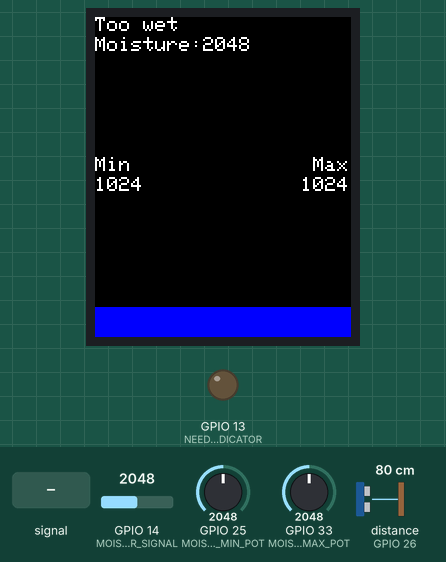
Recording of a sketch running on a simulated ESP32. On the bench: 128×160 colour display, output pins drawn as LEDs (lit = HIGH). The inputs (shaded band) are chosen by the test bench; at power-on: distance to the obstacle (sensor on GPIO 26) 80 cm, GPIO 25 (MOISTURE_MIN_POT) = 2048, GPIO 33 (MOISTURE_MAX_POT) = 2048, GPIO 14 (MOISTURE_SENSOR_SIGNAL) = 2048. The echo pulse lasts 58.3 µs per cm; pins used as bus, display or sensor lines are not drawn; what the sketch prints to the serial monitor is not drawn.

Above: at 2.3 s.
2.4 s: GPIO 14 (MOISTURE_SENSOR_SIGNAL) fed a 50 Hz sine of ±1228 counts around its level
At 3.4 s:
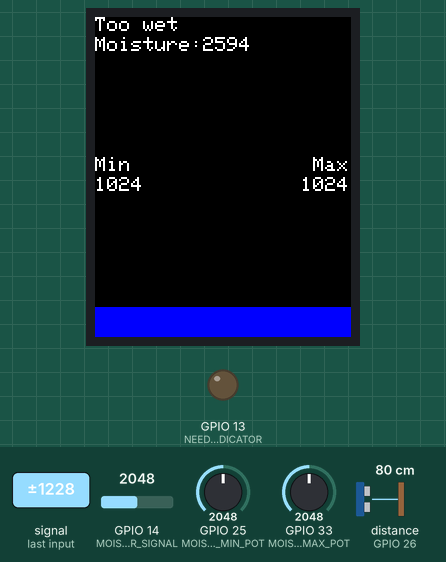
5.6 s: distance to the obstacle (sensor on GPIO 26) set to 96 cm
At 6.4 s:
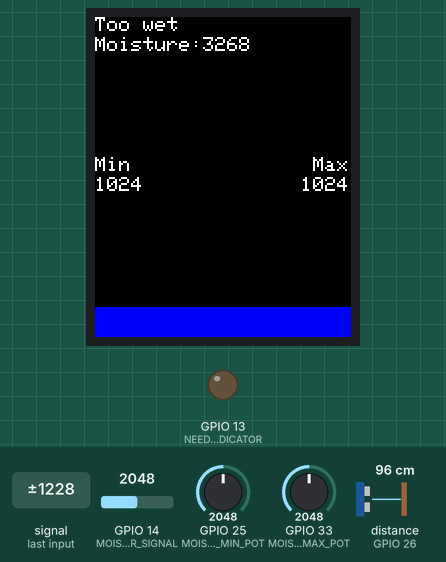
8.0 s: distance to the obstacle (sensor on GPIO 26) set to 104 cm
At 8.8 s:
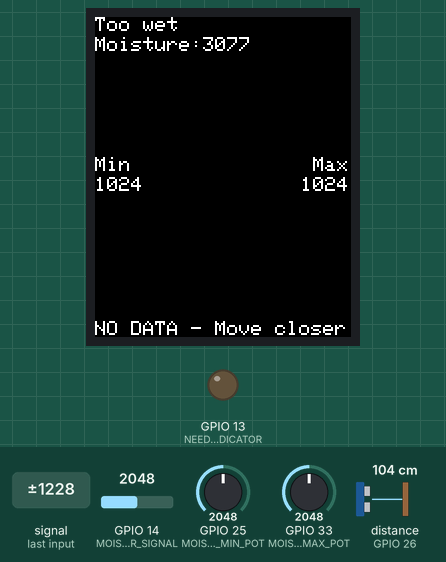
9.7 s: GPIO 25 (MOISTURE_MIN_POT) set to 2866
At 10.0 s:
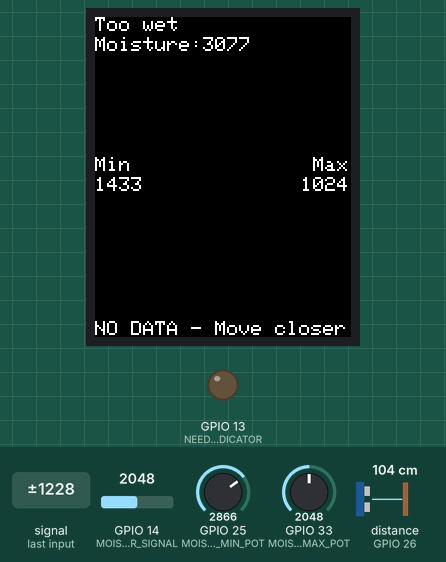
11.2 s: GPIO 33 (MOISTURE_MAX_POT) set to 2866
At 12.4 s:
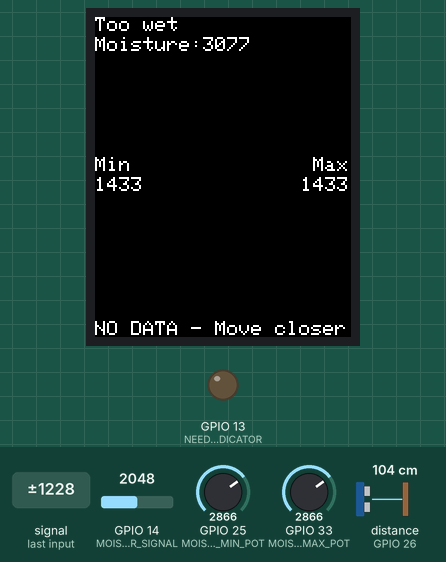
12.7 s: distance to the obstacle (sensor on GPIO 26) set to 18 cm
At 14.5 s:
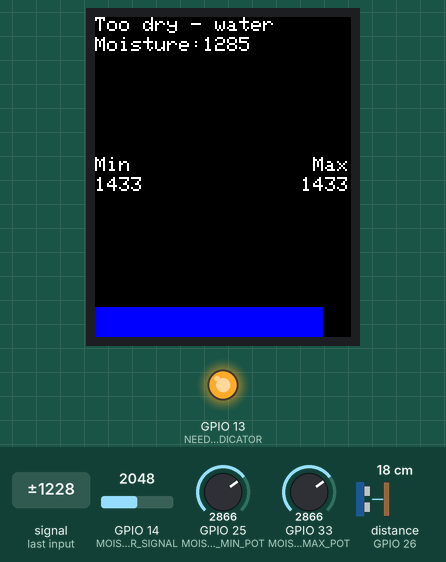
Timing chart, 0 to 16.0 s (numbered marks = the images above; inputs shaded):
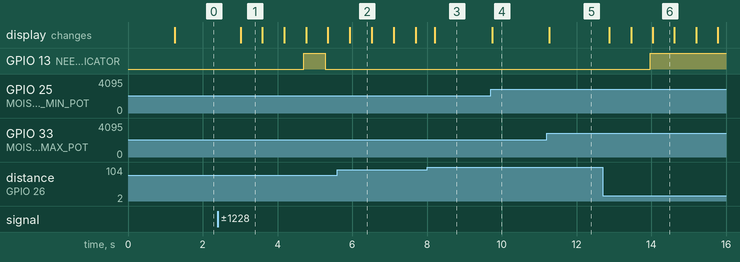

Measured:
- the behaviour switches between 99 and 100 cm on distance to the obstacle (sensor on GPIO 26) (found by bisection; images 2 and 3)
- after the input at 2.4 s, GPIO 13 (NEEDS_WATERING_INDICATOR): LOW → HIGH after 2.3 s, → LOW 0.58 s later; the display: changes after 0.61 s (image 1)
- after the input at 5.6 s, GPIO 13 (NEEDS_WATERING_INDICATOR): stays LOW (without the input it goes to HIGH after 1.4 s)
- after the input at 8.0 s, GPIO 13 (NEEDS_WATERING_INDICATOR): stays LOW (without the input it goes to HIGH after 0.80 s); the display: changes after 0.20 s (image 3)
- after the input at 9.7 s, the display: changes at once (image 4)
- after the input at 11.2 s, the display: changes after 0.07 s (image 5)
- after the input at 12.7 s, GPIO 13 (NEEDS_WATERING_INDICATOR): LOW → HIGH after 1.3 s; the display: first changes after 0.18 s (image 6 shows a later state)

The sketch:

13dts_project.ino
```cpp
// Libraries
#include <HCSR04.h>
#include <Adafruit_GFX.h>
#include <Adafruit_ST7735.h>
#include <SPI.h>


// Pins
// Moisture
const int MOISTURE_SENSOR_SIGNAL = 14;
const int MOISTURE_SENSOR_POWER = 12;
// LED
const int NEEDS_WATERING_INDICATOR = 13;
// Ultrasonic
const int ULTRASONIC_TRIGGER = 27;
const int ULTRASONIC_ECHO = 26;
// Potentiomiters
const int MOISTURE_MAX_POT = 33;
const int MOISTURE_MIN_POT = 25;
// LCD
const int TFT_CS = 19;
const int TFT_RST = 5;
const int TFT_DC = 18;
const int TFT_SCLK = 16;
const int TFT_MOSI = 17;

// Constants
const int DISTANCE_THRESHOLD = 100;
const float POTENTIOMITER_CHANGE_NOT_COUNT_THRESHOLD = 0.75;
const int GRAPH_LINE_HEIGHT = 15;
const int POTENTIOMITER_DIVISOR = 2;

// Variables
volatile int moisture = 0;        // Moisture sensor
volatile float distance = 0;      // Ultrasonic sensor
volatile int moisture_max = 200;  // Potentiomiter
volatile int moisture_min = 0;    // Potentiomiter
volatile bool potentiomiters_changing = false;

// Inititalise libraries
// Ultrasonic
UltraSonicDistanceSensor distanceSensor(ULTRASONIC_TRIGGER, ULTRASONIC_ECHO);
// LCD
Adafruit_ST7735 tft = Adafruit_ST7735(TFT_CS, TFT_DC, TFT_MOSI, TFT_SCLK, TFT_RST);


void setup() {
  // For debugging
  Serial.begin(9600);

  // Setup pins
  pinMode(MOISTURE_SENSOR_POWER, OUTPUT);
  pinMode(MOISTURE_SENSOR_SIGNAL, INPUT);

  pinMode(NEEDS_WATERING_INDICATOR, OUTPUT);

  pinMode(MOISTURE_MIN_POT, INPUT);
  pinMode(MOISTURE_MAX_POT, INPUT);


  // Setup LCD
  tft.initR(INITR_BLACKTAB);
  tft.setTextColor(ST7735_WHITE);
  tft.fillScreen(ST7735_BLACK);
  tft.print(F("Started!"));

  delay(1000);
}

bool is_pot_change_over_threshold(int a, int b) {
  return abs(a - b) > POTENTIOMITER_CHANGE_NOT_COUNT_THRESHOLD;
}

void loop() {
  // Check potentiomiter values
  int _moisture_min = analogRead(MOISTURE_MIN_POT) / POTENTIOMITER_DIVISOR;
  int _moisture_max = analogRead(MOISTURE_MAX_POT) / POTENTIOMITER_DIVISOR;
  if (abs(_moisture_min - moisture_min) > POTENTIOMITER_CHANGE_NOT_COUNT_THRESHOLD) {
    moisture_min = _moisture_min;
  }
  if (abs(_moisture_max - moisture_max) > POTENTIOMITER_CHANGE_NOT_COUNT_THRESHOLD) {
    moisture_max = _moisture_max;
  }

  // Check distance on ultrasonic
  distance = distanceSensor.measureDistanceCm();
  Serial.println("Distance:" + String(distance));

  // Check threshold before measing soil mostire to slow corrosion.
  if (distance > 0 && distance < DISTANCE_THRESHOLD) {

    // Turn on the soil moisture sensor
    digitalWrite(MOISTURE_SENSOR_POWER, HIGH);
    // Wait for 10 millisecond(s)
    delay(10);
    moisture = analogRead(MOISTURE_SENSOR_SIGNAL);
    Serial.println("Moisture:" + String(moisture));

    // Turn off the sensor to reduce metal corrosion over time
    digitalWrite(MOISTURE_SENSOR_POWER, LOW);

    // Display message on LCD
    tft.setCursor(0, 0);
    // Characters are 7 pixels high
    tft.fillRect(0, 0, tft.width(), 20, ST7735_BLACK);
    if (moisture < moisture_min) {
      // LED indicator
      digitalWrite(NEEDS_WATERING_INDICATOR, HIGH);

      // Print to LCD. `F()` macro makes the string get stored in flash memory rather than RAM.
      tft.print(F("Too dry - water"));

    } else if (moisture > moisture_max) {
      // LED indicator
      digitalWrite(NEEDS_WATERING_INDICATOR, LOW);

      // Print to LCD. `F()` macro makes the string get stored in flash memory rather than RAM.
      tft.print(F("Too wet"));

    } else {
      // LED
      digitalWrite(NEEDS_WATERING_INDICATOR, LOW);

      // Print to LCD. `F()` macro makes the string get stored in flash memory rather than RAM.
      tft.print(F("Wetness OK"));
    }

    // Display moisture
    tft.setCursor(0, 10);
    tft.print("Moisture:" + String(moisture));

    // Draw the line graph
    if (moisture_max <= 0) {
      // If the threshold is 0, just don't draw any line
      tft.fillRect(0, tft.height() - GRAPH_LINE_HEIGHT, tft.width(), GRAPH_LINE_HEIGHT, ST7735_BLACK);
    } else {
      // Otherwise, calcualte stuff

      Serial.println("Moisture_total:" + String(moisture + moisture_min));
      Serial.println("Moisture_min:" + String(moisture_min));
      Serial.println("Moisture_max:" + String(moisture_max));
      float moisture_target = (moisture_max + moisture_min) / 2;
      float moisture_percentage = ((moisture * 100) / moisture_target);
      Serial.println("Moisture_percent:" + String(moisture_percentage));
      int pixels_wide = (tft.width() * moisture_percentage) / 100;
      Serial.println("Moisture_percent:" + String(pixels_wide));


      tft.fillRect(0, tft.height() - GRAPH_LINE_HEIGHT, pixels_wide, GRAPH_LINE_HEIGHT, ST7735_BLUE);
      // Fill in the old area with black
      tft.fillRect(pixels_wide, tft.height() - GRAPH_LINE_HEIGHT, tft.width(), GRAPH_LINE_HEIGHT, ST7735_BLACK);
    }
  } else {
    // turn off the LED
    digitalWrite(NEEDS_WATERING_INDICATOR, LOW);

    // Turn off the LCD message
    tft.fillRect(0, tft.height() - 20, tft.width(), 20, ST7735_BLACK);
    tft.setCursor(0, tft.height() - 8);
    tft.print(F("NO DATA - Move closer"));
  }

  int potentiomiter_height = int(tft.height() / 2);
  tft.fillRect(0, potentiomiter_height, tft.width(), 7, ST7735_BLACK);

  // If potentiomiters are changing, show them on the screen. Otherwise, show data.
  // Draw moisture min on the left
  tft.setCursor(0, potentiomiter_height - 10);
  tft.print(F("Min"));
  tft.setCursor(0, potentiomiter_height);
  tft.print(moisture_min);

  // Draw moisture threshold on right
  tft.setCursor(tft.width() - (3 * 6) - 1, potentiomiter_height - 10);
  tft.print(F("Max"));
  String moisture_max_str = String(moisture_max);
  // The width of a character is 5 pixels, with a one pixel gap between characters
  tft.setCursor(tft.width() - (moisture_max_str.length() * 6) - 1, potentiomiter_height);
  tft.print(moisture_max_str);

  // Wait for half a second
  delay(500);
}
```
